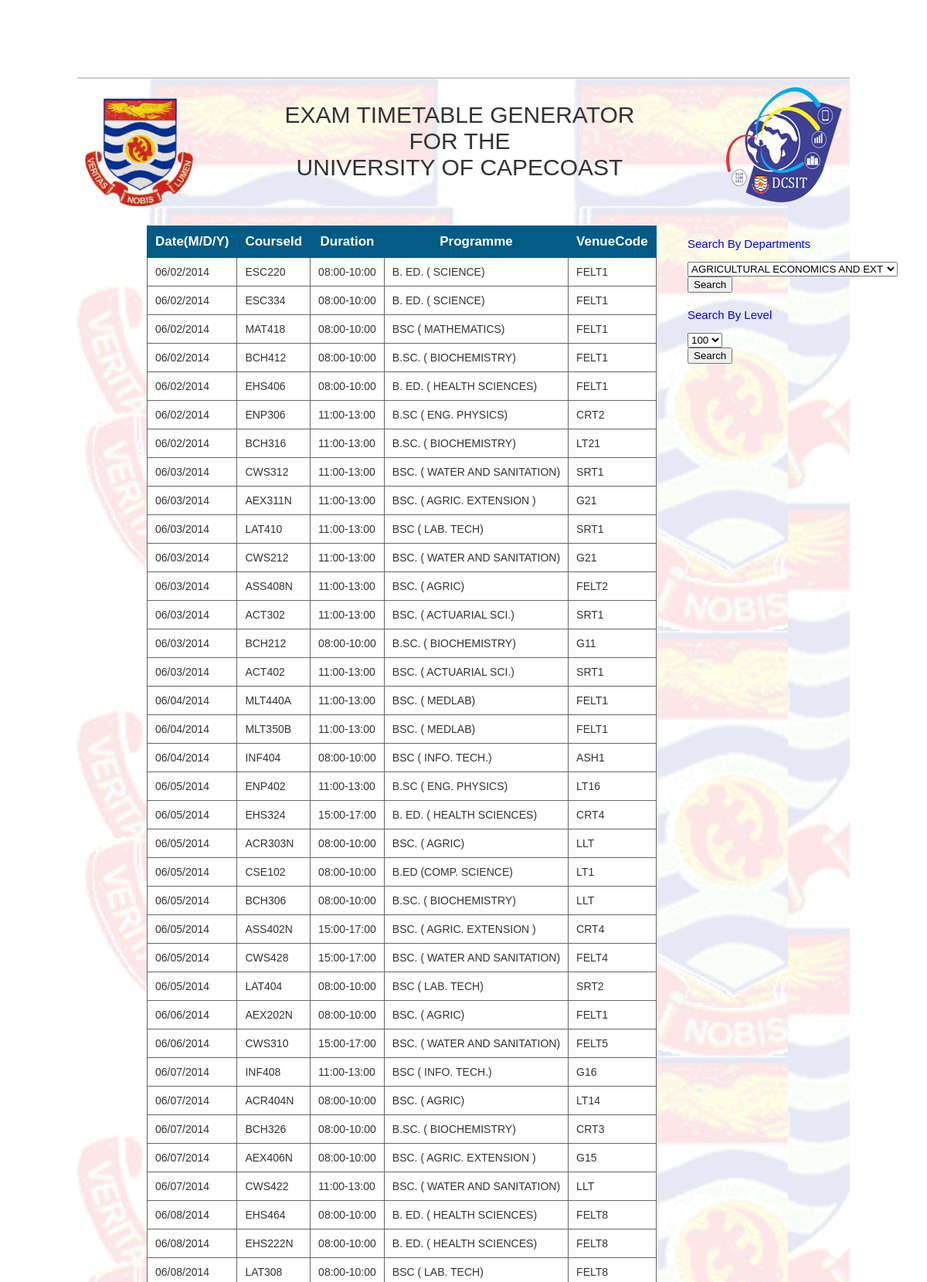
/sampleWebApp/membersView.php (upper part), run on the app's committed database.
### tables this page shows
CREATE TABLE IF NOT EXISTS `finaltimetable` (
  `Level` int(30) NOT NULL,
  `Programme` varchar(255) NOT NULL,
  `FinalId` int(11) NOT NULL AUTO_INCREMENT,
  `CourseId` varchar(255) NOT NULL,
  `Date` varchar(50) NOT NULL,
  `Duration` varchar(255) NOT NULL,
  `VenueCode` varchar(255) NOT NULL,
  `department` varchar(100) NOT NULL,
  PRIMARY KEY (`FinalId`)
);

### sampleWebApp/membersView.php (the view, shortened to what this page needs)
<!DOCTYPE html>
<html xmlns="http://www.w3.org/1999/xhtml" xml:lang="en">
<head>
<link rel="stylesheet" href="css/main.css" type="text/css" />
<link rel= "stylesheet" href = "css/table.css"/>
</head>
<body>
<div id="container">
  <div id="header">
		<?php include 'header.php'?>
  </div>
  <div id="sidebar" style = "margin-top:20px;">
	<?php include 'memberSearchbar.php'?>
	<form action="memberFinalLevel.php" method="GET" id = "levels" name = "levels" style = "margin-top:20px;">
	<p style="font-size:15px;color:#0000FF;">Search By Level</p>
		<select name = "levels" >
			<option>100</option>
		</select><br>
		<input type="submit" value="Search" />
	</form>
  </div>
  <div id="content" style = "margin-top:-15px;">
	  <div id="content" style = "margin-top:-20px;">
    <p id = "intro">
	<table border = "1"style = "margin-left:70px;">
			<tr>
				<th>Date(M/D/Y)  </th>
				<th>CourseId  </th>
				<th>Duration  </th>
				<th>Programme </th>
				<th>VenueCode  </th>
			</tr>
<?php
			$result = mysql_query("SELECT * FROM finaltimetable ORDER by Date");
 ?>
	<?php
		while($row = mysql_fetch_array($result)){
			echo
				'<tr>
					 <td>'.strtoupper($row['Date']).'</td>
					 <td>'.strtoupper($row['CourseId']).'</td>
					 <td>'.strtoupper($row['Duration']).'</td>
					 <td>'.strtoupper($row['Programme']).'</td>
					 <td>'.strtoupper($row['VenueCode']).'</td>
				</tr>';
		}
	?>
	</table>
  </div>
</div>
</body>
</html>

### sampleWebApp/css/main.css (style rules this page uses)
body { background-color:#fff; background-position:center; background-repeat:repeat-y; font-family: "Lucida Grande","Lucida Sans Unicode",geneva,verdana,sans-serif; font-size:10px; color:#777; }
#container { width:1000px; margin-top:100px; margin-left:auto; margin-right:auto; margin-bottom:0; background-image:url(images/background.gif); }
#header { margin:15px 0 0 0; padding:10px 10px 10px 10px; border-top:2px solid #ccc; height:150px; }
#sidebar { float:right; width:200px; margin:5px 10px 10px 0; }
#content { margin:30px 50px 50px 10px; background-image: url(background.gif); background-repeat: repeat; font-size:15px; width:900px; }
#content p { padding:5px; line-height:18px; word-spacing: 0.1em; }

### sampleWebApp/css/table.css (style rules this page uses)
table { font-family: arial,sans-serif; font-size:14px; color:#333333; border: solid 1px #666; border-collapse: collapse; }
table th { font-size:17px; border: solid 1px #025B85; padding: 10px; background-color: #025B85; color:#fff; }
table td { padding: 10px; border: solid 1px #666; background-color: #ffffff; }

### data on the page
finaltimetable: Date "06/02/2014", CourseId "ESC220", Duration "08:00-10:00", Programme "B. ED. ( SCIENCE)", VenueCode "FELT1"
finaltimetable: Date "06/02/2014", CourseId "ESC334", Duration "08:00-10:00", Programme "B. ED. ( SCIENCE)", VenueCode "FELT1"
finaltimetable: Date "06/02/2014", CourseId "MAT418", Duration "08:00-10:00", Programme "BSC ( MATHEMATICS)", VenueCode "FELT1"
finaltimetable: Date "06/02/2014", CourseId "BCH412", Duration "08:00-10:00", Programme "B.SC. ( BIOCHEMISTRY)", VenueCode "FELT1"
finaltimetable: Date "06/02/2014", CourseId "EHS406", Duration "08:00-10:00", Programme "B. ED. ( HEALTH SCIENCES)", VenueCode "FELT1"
finaltimetable: Date "06/02/2014", CourseId "ENP306", Duration "11:00-13:00", Programme "B.SC ( ENG. PHYSICS)", VenueCode "CRT2"
finaltimetable: Date "06/02/2014", CourseId "BCH316", Duration "11:00-13:00", Programme "B.SC. ( BIOCHEMISTRY)", VenueCode "LT21"
finaltimetable: Date "06/03/2014", CourseId "CWS312", Duration "11:00-13:00", Programme "BSC. ( WATER AND SANITATION)", VenueCode "SRT1"
finaltimetable: Date "06/03/2014", CourseId "AEX311N", Duration "11:00-13:00", Programme "BSC. ( AGRIC. EXTENSION )", VenueCode "G21"
finaltimetable: Date "06/03/2014", CourseId "LAT410", Duration "11:00-13:00", Programme "BSC ( LAB. TECH)", VenueCode "SRT1"
finaltimetable: Date "06/03/2014", CourseId "CWS212", Duration "11:00-13:00", Programme "BSC. ( WATER AND SANITATION)", VenueCode "G21"
finaltimetable: Date "06/03/2014", CourseId "ASS408N", Duration "11:00-13:00", Programme "BSC. ( AGRIC)", VenueCode "FELT2"
finaltimetable: Date "06/03/2014", CourseId "ACT302", Duration "11:00-13:00", Programme "BSC. ( ACTUARIAL SCI.)", VenueCode "SRT1"
finaltimetable: Date "06/03/2014", CourseId "BCH212", Duration "08:00-10:00", Programme "B.SC. ( BIOCHEMISTRY)", VenueCode "G11"
finaltimetable: Date "06/03/2014", CourseId "ACT402", Duration "11:00-13:00", Programme "BSC. ( ACTUARIAL SCI.)", VenueCode "SRT1"
finaltimetable: Date "06/04/2014", CourseId "MLT440A", Duration "11:00-13:00", Programme "BSC. ( MEDLAB)", VenueCode "FELT1"
finaltimetable: Date "06/04/2014", CourseId "MLT350B", Duration "11:00-13:00", Programme "BSC. ( MEDLAB)", VenueCode "FELT1"
finaltimetable: Date "06/04/2014", CourseId "INF404", Duration "08:00-10:00", Programme "BSC ( INFO. TECH.)", VenueCode "ASH1"
finaltimetable: Date "06/05/2014", CourseId "ENP402", Duration "11:00-13:00", Programme "B.SC ( ENG. PHYSICS)", VenueCode "LT16"
finaltimetable: Date "06/05/2014", CourseId "EHS324", Duration "15:00-17:00", Programme "B. ED. ( HEALTH SCIENCES)", VenueCode "CRT4"
finaltimetable: Date "06/05/2014", CourseId "ACR303N", Duration "08:00-10:00", Programme "BSC. ( AGRIC)", VenueCode "LLT"
finaltimetable: Date "06/05/2014", CourseId "CSE102", Duration "08:00-10:00", Programme "B.ED (COMP. SCIENCE)", VenueCode "LT1"
finaltimetable: Date "06/05/2014", CourseId "BCH306", Duration "08:00-10:00", Programme "B.SC. ( BIOCHEMISTRY)", VenueCode "LLT"
finaltimetable: Date "06/05/2014", CourseId "ASS402N", Duration "15:00-17:00", Programme "BSC. ( AGRIC. EXTENSION )", VenueCode "CRT4"
finaltimetable: Date "06/05/2014", CourseId "CWS428", Duration "15:00-17:00", Programme "BSC. ( WATER AND SANITATION)", VenueCode "FELT4"
finaltimetable: Date "06/05/2014", CourseId "LAT404", Duration "08:00-10:00", Programme "BSC ( LAB. TECH)", VenueCode "SRT2"
finaltimetable: Date "06/06/2014", CourseId "AEX202N", Duration "08:00-10:00", Programme "BSC. ( AGRIC)", VenueCode "FELT1"
finaltimetable: Date "06/06/2014", CourseId "CWS310", Duration "15:00-17:00", Programme "BSC. ( WATER AND SANITATION)", VenueCode "FELT5"
finaltimetable: Date "06/07/2014", CourseId "INF408", Duration "11:00-13:00", Programme "BSC ( INFO. TECH.)", VenueCode "G16"
finaltimetable: Date "06/07/2014", CourseId "ACR404N", Duration "08:00-10:00", Programme "BSC. ( AGRIC)", VenueCode "LT14"
finaltimetable: Date "06/07/2014", CourseId "BCH326", Duration "08:00-10:00", Programme "B.SC. ( BIOCHEMISTRY)", VenueCode "CRT3"
finaltimetable: Date "06/07/2014", CourseId "AEX406N", Duration "08:00-10:00", Programme "BSC. ( AGRIC. EXTENSION )", VenueCode "G15"
finaltimetable: Date "06/07/2014", CourseId "CWS422", Duration "11:00-13:00", Programme "BSC. ( WATER AND SANITATION)", VenueCode "LLT"
finaltimetable: Date "06/08/2014", CourseId "EHS464", Duration "08:00-10:00", Programme "B. ED. ( HEALTH SCIENCES)", VenueCode "FELT8"
finaltimetable: Date "06/08/2014", CourseId "EHS222N", Duration "08:00-10:00", Programme "B. ED. ( HEALTH SCIENCES)", VenueCode "FELT8"
finaltimetable: Date "06/08/2014", CourseId "LAT308", Duration "08:00-10:00", Programme "BSC ( LAB. TECH)", VenueCode "FELT8"
